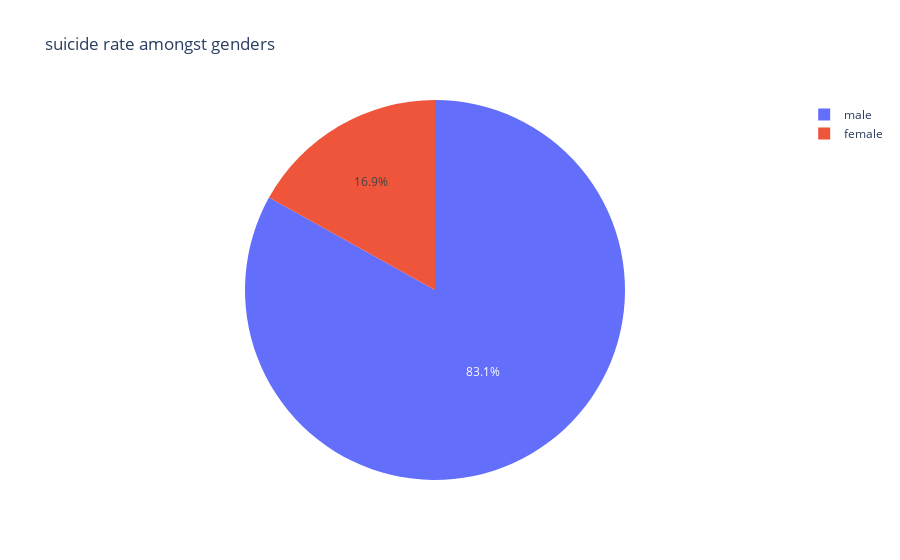

Source (notebook cell):
### Markdown cell above
That means suicide rate is higher among older adults than younger adults in the US and i dare say, in the world.

### Code cell
px.pie(United_States_data, values='suicides_per_pop', names='sex', title='suicide rate amongst genders')

### Figure 1 — Plotly figure (JSON) as saved in the notebook; plotly's stock layout.template omitted (floating-point values rounded to 4 significant figures; data arrays with more than 128 entries replaced by an {"elided": "..."} marker saying what was removed)
{"data": [{"domain": {"x": [0, 1], "y": [0, 1]}, "hovertemplate": "sex=%{label}<br>suicides_per_pop=%{value}<extra></extra>", "labels": {"elided": "372 str values"}, "legendgroup": "", "name": "", "showlegend": true, "type": "pie", "values": {"elided": "372 float values"}}], "layout": {"legend": {"tracegroupgap": 0}, "title": {"text": "suicide rate amongst genders"}}}
